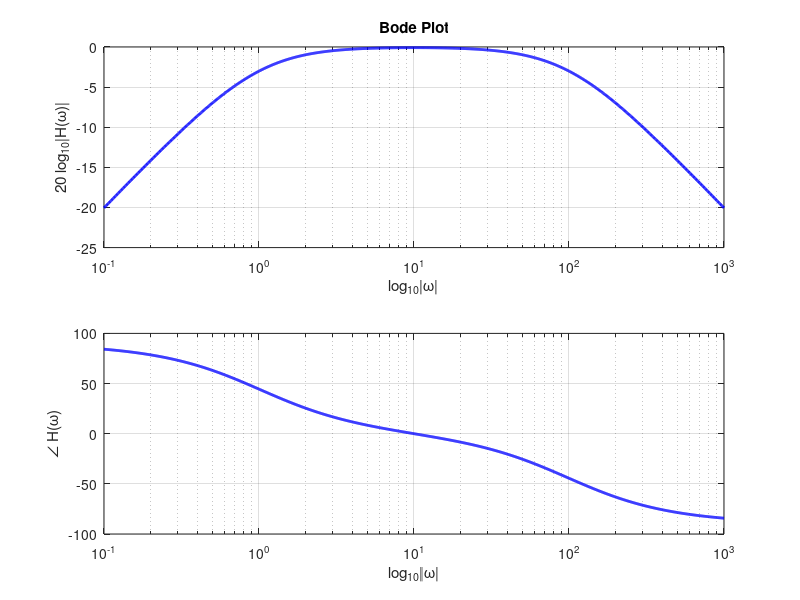

Reproduce this figure in MATLAB.
R1C1 = 0.01;
R2C2 = 1;
%sys = tf([1,0],[1, 1/R1C1+1/R2C2, 1/R1C1/R2C2]);
sys = tf([R2C2,0],[R1C1*R2C2, R1C1+R2C2, 1]);
[mag,phase,wout] = bode(sys);

figure(1), 
    subplot(2,1,1)
    semilogx(wout, 20*log10(squeeze(mag)), '-b', 'LineWidth',2)
    grid on
    ylabel('20 log_{10}|H(\omega)|')
    xlabel('log_{10}|\omega|')
    title('Bode Plot')

subplot(2,1,2)
    semilogx(wout, squeeze(phase), '-b', 'LineWidth',2)
    grid on 
    ylabel('\angle H(\omega)')
    xlabel('log_{10}|\omega|')
  
print -dpng 'lecture30_bode_band_pass.png'
    